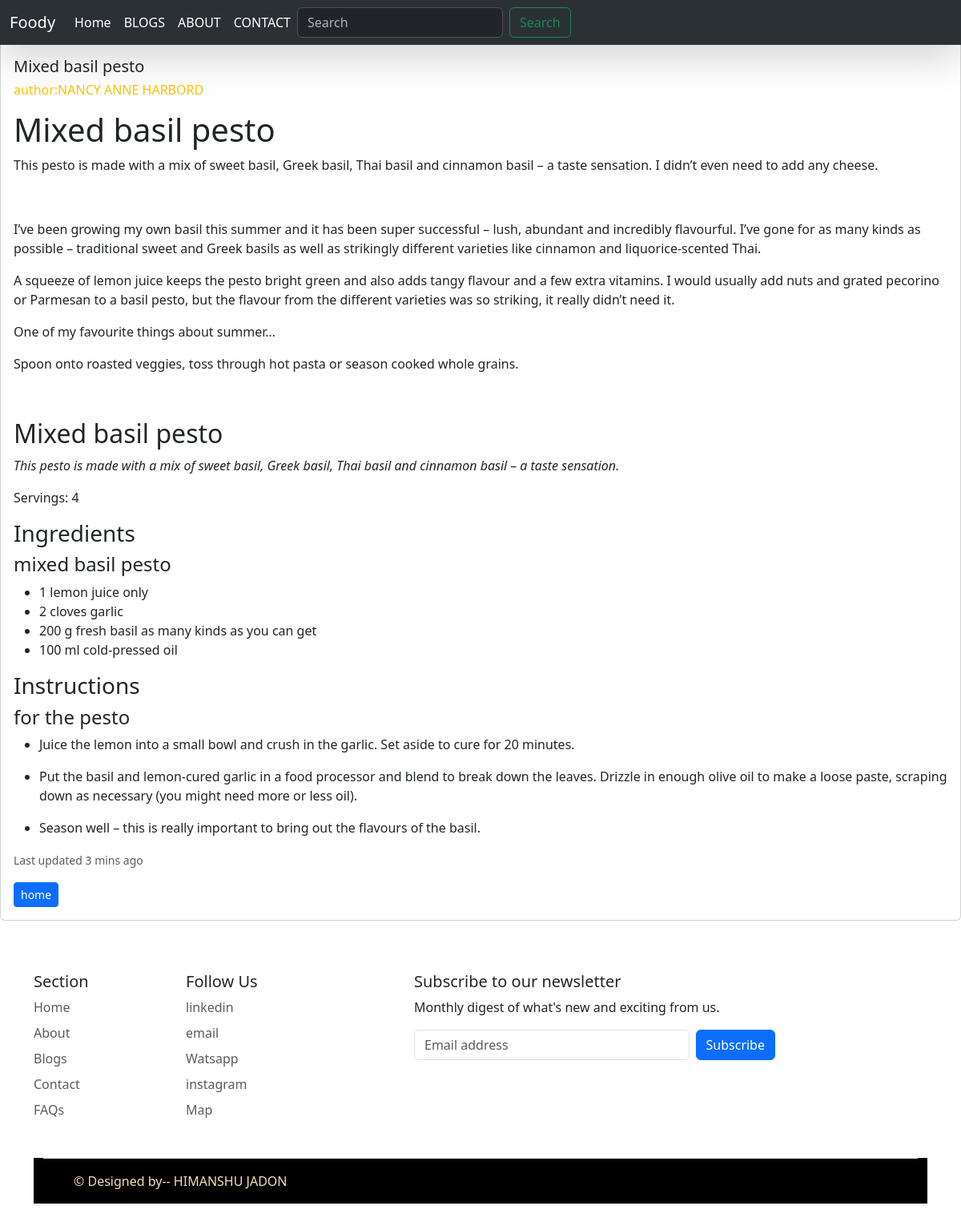
The app's page /viewBlog/5/ with its own data.
### myapp2/models.py (models this page shows, shortened)
class Popular_blogs(models.Model):
    title=models.CharField(max_length=50)
    author=models.CharField(max_length=50)
    date=models.DateField(auto_now_add=True)
    content=RichTextField()
    image = models.ImageField(upload_to = "myapp2/images",default="")
    created_at=models.DateTimeField(auto_now_add=True)

### myapp2/views.py (the view)
# urls.py: path('viewBlog/<int:pk>/',views.view_block,name='viewBlog'),
def view_block(request,pk):    #pk-primary keys
    viewBlog=Popular_blogs.objects.get(pk=pk)
    return render(request,'viewBlog.html',{'viewBlog':viewBlog})

### templates/viewBlog.html (shortened to what this page needs)
{% extends 'home.html' %}
{% load static %}
{% block body %}
<div style="padding-top: 30px;">
<div class="card mb-3">
    <div class="card-body">
      <h5 class="card-title">{{viewBlog.title}}</h5>
      <h6 class="text-warning">author:{{viewBlog.author}} </h6>
      <p class="card-text">{{viewBlog.content|safe}}</p>
      <p class="card-text"><small class="text-body-secondary">Last updated 3 mins ago</small></p>
      <a href="/" class="btn btn-primary btn-sm">home</a>
    </div>
  </div>
</div>
{% endblock %}

### records on screen
Popular_blogs: title "Mixed basil pesto", author "NANCY ANNE HARBORD", content "Mixed basil pesto This pesto is made with a mix of sweet basil, Greek basil, Thai basil and cinnamon basil – a taste sensation. I didn’t even need to add any cheese. I’ve been growing my own basil this summer and it has been super successful – lush, abundant and incredibly flavourful. I’ve gone for as many kinds as possible – traditional sweet and Greek basils as well as strikingly different varieties like cinnamon and liquorice-scented Thai. A squeeze of lemon juice keeps the pesto bright green and also adds tangy flavour and a few extra vitamins. I would usually add nuts and grated pecorino or Parmesan to a basil pesto, but the flavour from the different varieties was so striking, it…"
